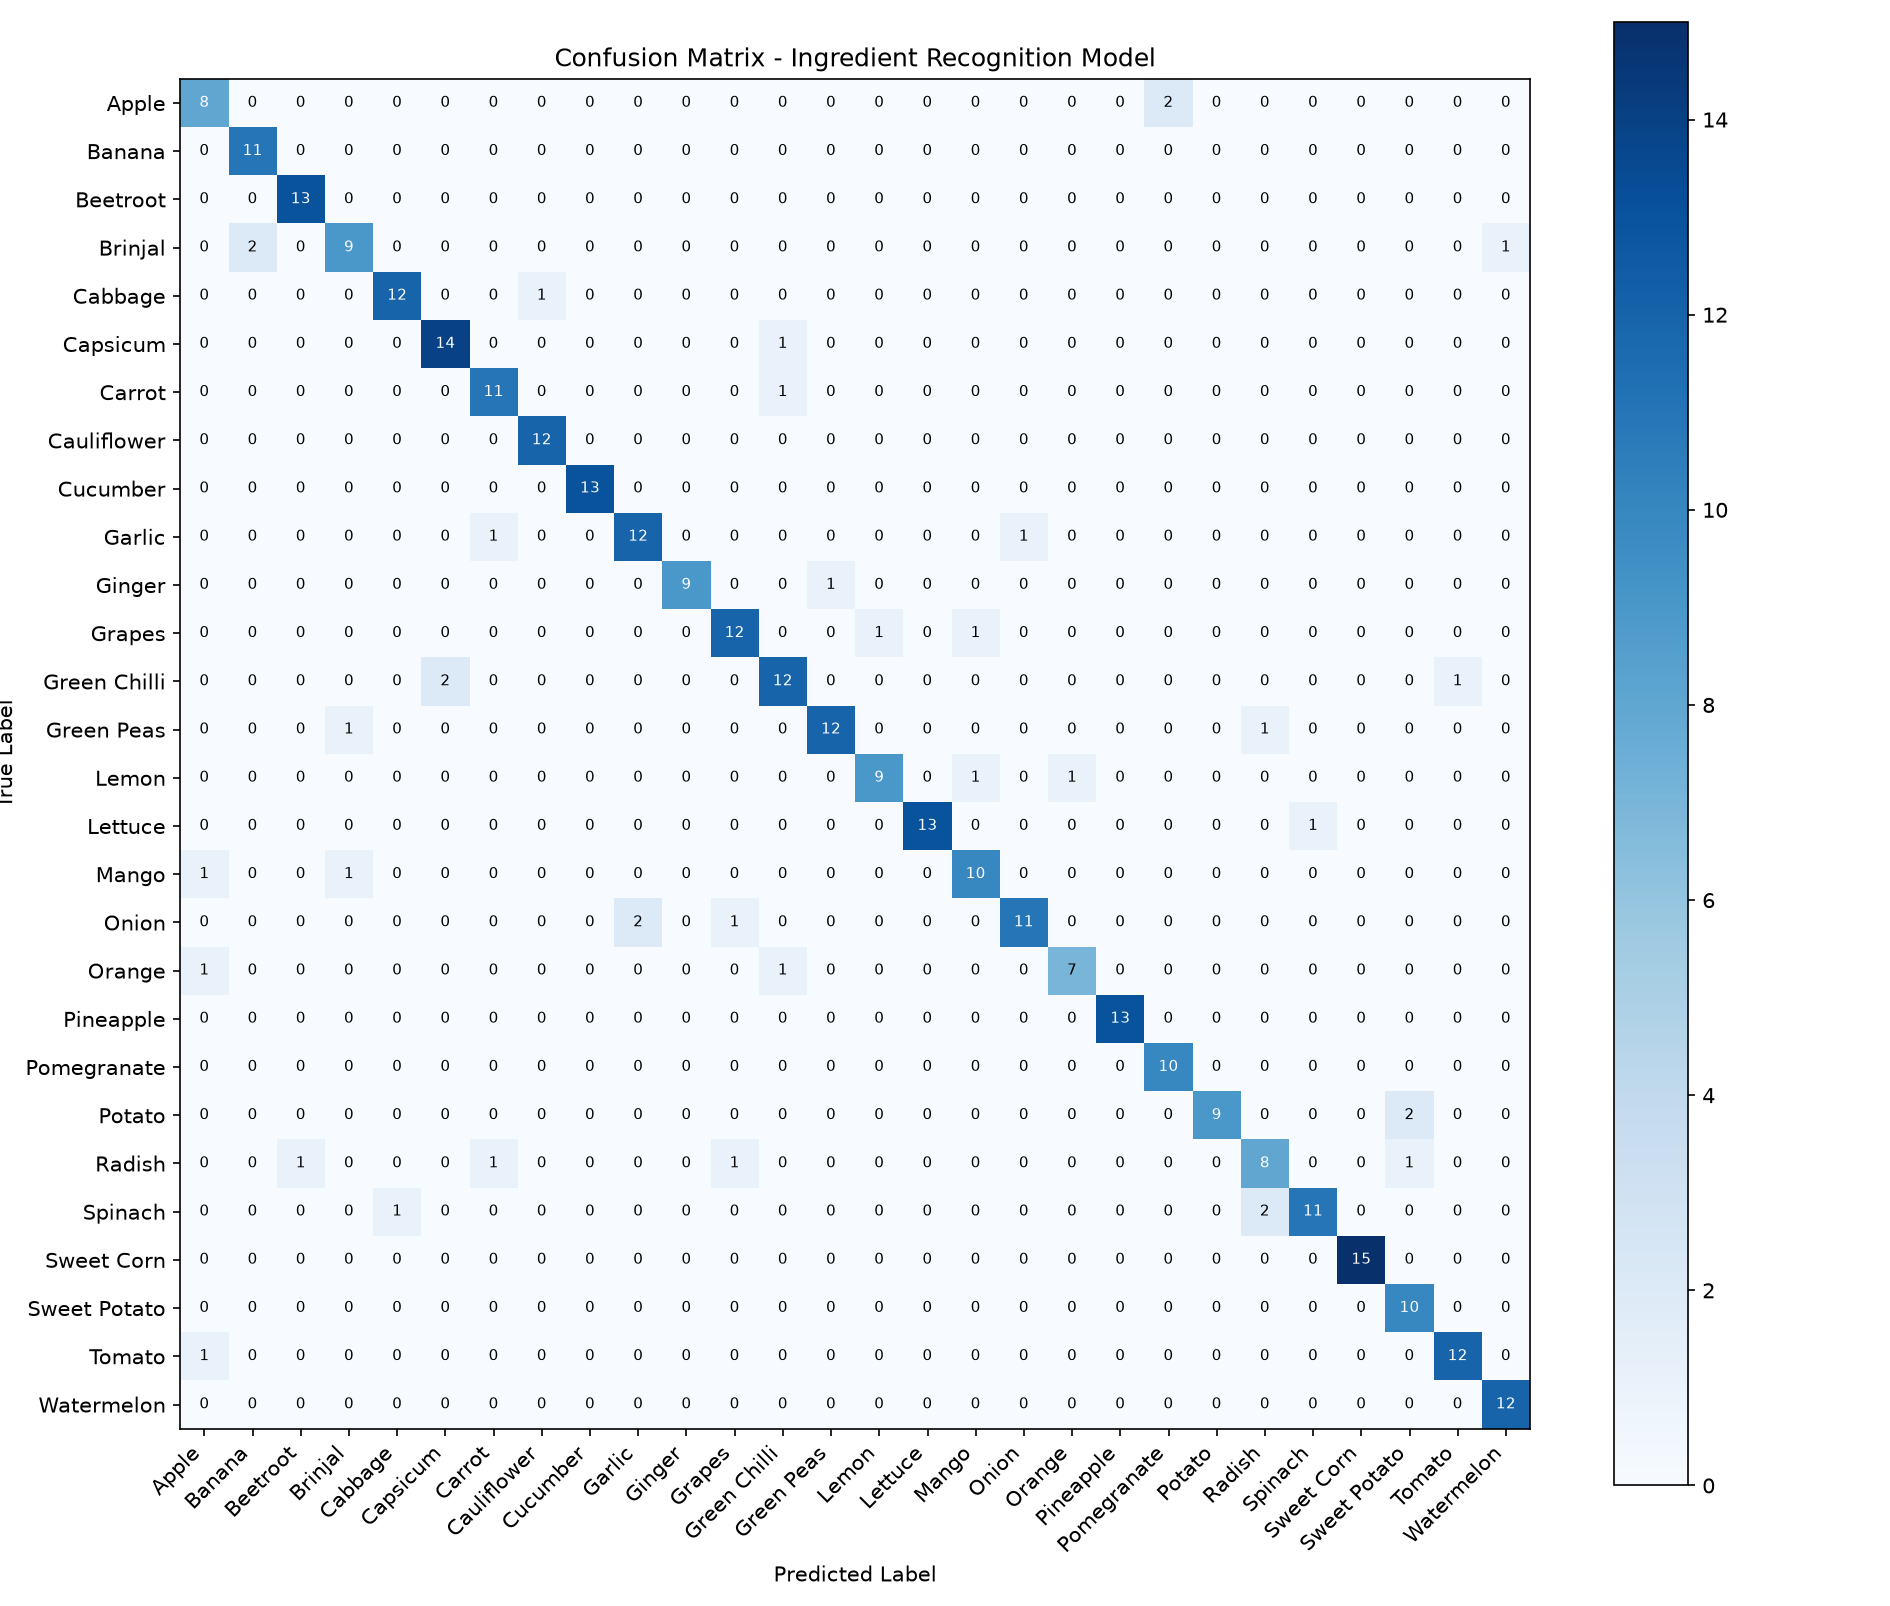

This chart was generated by the following Python code:
from typing import List, Optional
from pathlib import Path
import numpy as np
import matplotlib
matplotlib.use("Agg")  # Non-interactive backend for headless environments
import matplotlib.pyplot as plt
from sklearn.metrics import confusion_matrix


def generate_confusion_matrix(
    y_true: List[int],
    y_pred: List[int],
    class_names: List[str],
    save_path: Optional[str] = None
) -> np.ndarray:
    """
    Computes confusion matrix and optionally exports a publication-ready heatmap plot.
    """
    cm = confusion_matrix(y_true, y_pred, labels=list(range(len(class_names))))

    if save_path:
        size = max(10, len(class_names) * 0.45)
        plt.figure(figsize=(size, size * 0.85))
        plt.imshow(cm, interpolation="nearest", cmap=plt.cm.Blues)
        plt.title("Confusion Matrix - Ingredient Recognition Model")
        plt.colorbar()

        tick_marks = np.arange(len(class_names))
        plt.xticks(tick_marks, class_names, rotation=45, ha="right")
        plt.yticks(tick_marks, class_names)

        # Annotate numbers
        thresh = cm.max() / 2.0 if cm.max() > 0 else 1.0
        for i in range(cm.shape[0]):
            for j in range(cm.shape[1]):
                plt.text(
                    j, i, format(cm[i, j], "d"),
                    horizontalalignment="center",
                    verticalalignment="center",
                    fontsize=7 if len(class_names) > 15 else 10,
                    color="white" if cm[i, j] > thresh else "black"
                )

        plt.tight_layout()
        plt.ylabel("True Label")
        plt.xlabel("Predicted Label")

        out_path = Path(save_path)
        out_path.parent.mkdir(parents=True, exist_ok=True)
        plt.savefig(str(out_path), dpi=150)
        plt.close()
        print(f"[OK] Saved confusion matrix plot to {save_path}")

    return cm
